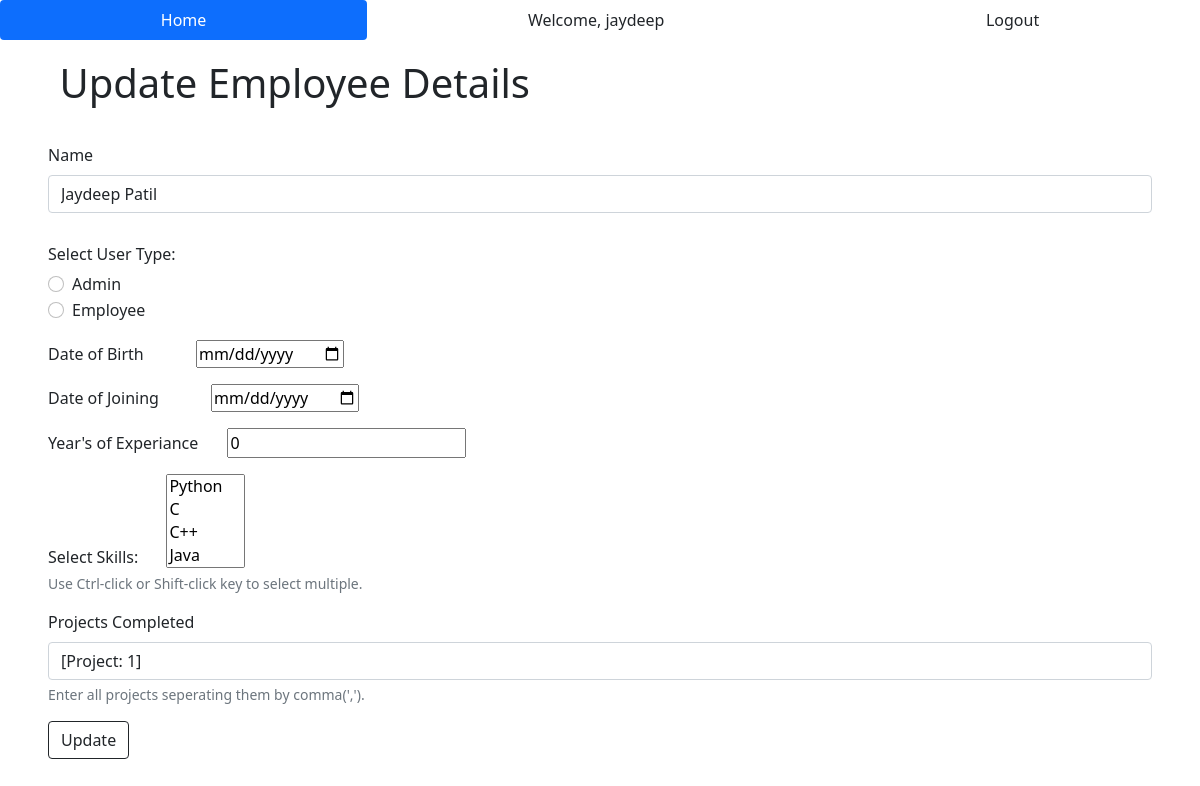
The app's page /update/100 (signed in) with its own data.
### EDMA/models.py (models this page shows, shortened)
class User(db.Model, UserMixin):
    id = db.Column(db.Integer, primary_key=True)
    username = db.Column(db.String(30), nullable=False, unique=True)
    email = db.Column(db.String(50), nullable=False, unique=True)
    password_hash = db.Column(db.String(60), nullable=False)
    emp_id = db.Column(db.Integer, db.ForeignKey('employee.emp_id'))
    skills = db.relationship('Skill', secondary='userskill', backref='users')
    projects = db.relationship('Project', secondary='userproject', backref='users')
    @property
    def password(self):
        return self.password

class Employee(db.Model):
    emp_id = db.Column(db.Integer, primary_key=True)
    name = db.Column(db.String(25), nullable=False)
    user_type = db.Column(db.String(15), nullable=False, default='Employee')
    dob = db.Column(db.DateTime, nullable=False)
    doj = db.Column(db.DateTime, nullable=False)
    years = db.Column(db.Integer, nullable=False)
    user = db.relationship("User", backref='details', lazy='select', uselist=False)
    team = db.relationship("Team", backref='team')

class Skill(db.Model):
    id = db.Column(db.Integer, primary_key=True)
    name = db.Column(db.String(25), nullable=False)
    def __repr__(self):
        return "Skill: " + str(self.id)

class Project(db.Model):
    id = db.Column(db.Integer, primary_key=True)
    name = db.Column(db.String(25), nullable=False)
    def __repr__(self):
        return "Project: " + str(self.id)

### EDMA/routes.py (the view)
@app.route('/update/<int:id>', methods=['GET', 'POST'])
@login_required
def update_emp_usr(id):
    emp = Employee.query.get(id)
    if request.method == 'POST':                           #and current_user.details.user_type == "Employee"
        emp.name = request.form['emp_name']
        emp.user_type = request.form['user_type']
        emp.dob = datetime.strptime(request.form['dob'], '%Y-%m-%d')
        emp.doj = datetime.strptime(request.form['doj'], '%Y-%m-%d')
        emp.years = request.form['years']
        emp.skill_set = request.form['skill_set']
        emp.projects = request.form['projects']
        db.session.commit()
        flash(f'Employee details updated successfully!', category='success')
        return redirect(url_for('index'))
    else:
        return render_template('update.html', emp=emp)

### EDMA/models.py (called while the page is built)
@login_manager.user_loader
def load_user(user_id):
    return User.query.get(int(user_id))

### EDMA/templates/update.html (shortened to what this page needs)
{% extends 'base.html' %}
{% block body %}
<div class="container-fluid ps-5 pb-3 pt-2">
    <h1>Update Employee Details</h1>
</div>
  <div class="container-fluid px-5">
    <form action = "/update/{{emp.emp_id}}" method = "post">
      <div class="mb-3">
        <label for="emp_name" class="form-label">Name</label>
        <input type="text" class="form-control" id="emp_name" name="emp_name" value="{{emp.name}}">
      </div>
      <div class="usr_type_radio py-3">
        <h6>Select User Type:</h6>
        <div class="form-check">
          <input class="form-check-input" type="radio" name="user_type" id="option1" value="Admin">
          <label class="form-check-label" for="option1">
            Admin
          </label>
        </div>
        <div class="form-check">
          <input class="form-check-input" type="radio" name="user_type" id="option2" value="Employee">
          <label class="form-check-label" for="option2">
            Employee
          </label>
        </div>
      </div>
      <div class="dob_pick pb-3">
        <label class="pe-5" for="dob">Date of Birth</label>
        <input type="date" id="dob" name="dob" value="{{emp.dob}}">
      </div>
      <div class="doj_pick pb-3">
        <label class="pe-5" for="doj">Date of Joining</label>
        <input type="date" id="doj" name="doj" value="{{emp.doj}}">
      </div>
      <div class="exp_num pb-3">
        <label class="pe-4" for="years">Year's of Experiance</label>
        <input type="number" id="years" name="years" min="0" value="{{emp.years}}">
      </div>
      <div class="skill_pick pb-3">
        <label class="pe-4" for="skills">Select Skills:</label>
        <select id="skills" name="skills" multiple value="{{emp.user.skills}}">
          <option value="Python">Python</option>
          <option value="C">C</option>
          <option value="C++">C++</option>
          <option value="Java">Java</option>
          <option value="Javascript">Javascript</option>
        </select>
        <div id="emailHelp" class="form-text">Use Ctrl-click or Shift-click key to select multiple.</div>
      </div>
      <div class="mb-3">
        <label for="projects" class="form-label">Projects Completed</label>
        <input type="text" class="form-control" id="projects" name="projects" value="{{emp.user.projects}}">
        <div id="emailHelp" class="form-text">Enter all projects seperating them by comma(',').</div>
      </div>
      <button type="submit" class="btn btn-outline-dark">Update</button>
    </form>
  </div>
{% endblock %}

### EDMA/templates/base.html (shortened to what this page needs)
<!doctype html>
<html lang="en">
  <head>
    <link rel="stylesheet" type="text/css" href="{{ url_for('static', filename='main.css') }}">
    <link href="https://cdn.jsdelivr.net/npm/bootstrap@5.0.2/dist/css/bootstrap.min.css" rel="stylesheet">
  </head>
  <body>
    <div>
      <ul class="nav nav-pills nav-fill">
        <li class="nav-item">
          <a class="nav-link active link-dark" aria-current="page" href="{{ url_for('index') }}">Home</a>
        </li>
        {% if current_user.is_authenticated %}
          <li class="nav-item">
            <a class="nav-link link-dark">Welcome, {{ current_user.username }}</a>
          </li>
          <li class="nav-item">
            <a class="nav-link link-dark" href="{{ url_for('logout_page') }}">Logout</a>
          </li>
        {% endif %}
      </ul>
    </div>
    {% block body %} {% endblock %}
  </body>
</html>

### EDMA/static/main.css (style rules this page uses)
h1 { padding: 1%; }

### records on screen
User: username "jaydeep"
Employee: emp_name "Jaydeep Patil", years "0"
Skill: skills "Python / C / C++ / Java"
Project: projects "[Project: 1]"
